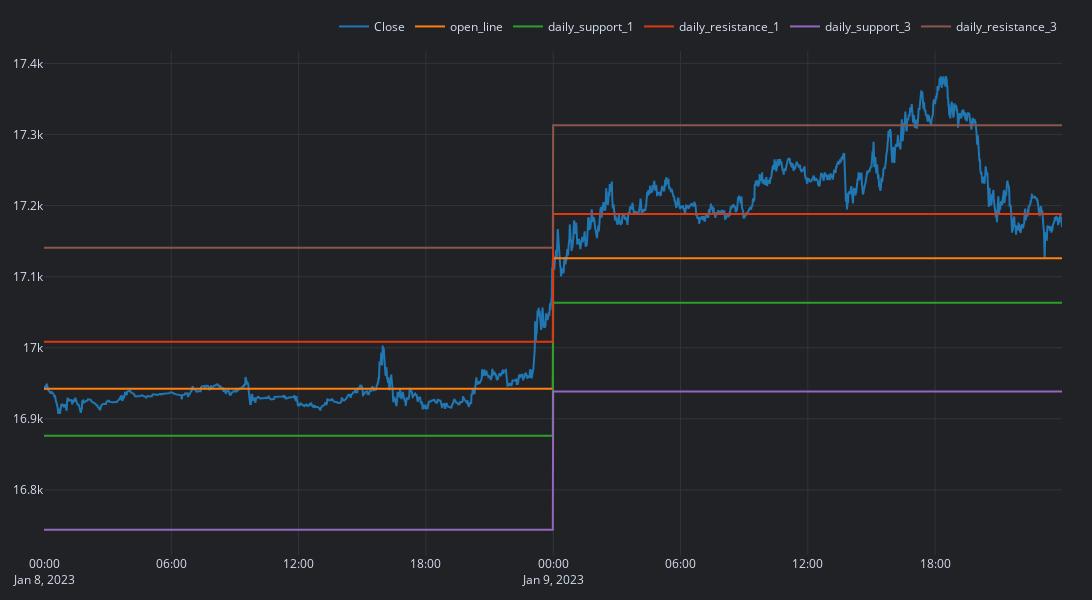

The cell this chart's notebook holds for it:
### Code cell
futures_w_sigmas.loc[day:'2023-01-09'][['Close','open_line', 'daily_support_1', 'daily_resistance_1', 'daily_support_3', 'daily_resistance_3']].vbt.plot().show()

### Figure 1 — Plotly figure (JSON) as saved in the notebook; plotly's stock layout.template omitted (floating-point values rounded to 4 significant figures; data arrays with more than 128 entries replaced by an {"elided": "..."} marker saying what was removed)
{"data": [{"name": "Close", "showlegend": true, "type": "scatter", "uid": "ec36fd1f-1104-4412-aeef-241d57e9253e", "x": {"elided": "2880 str values"}, "y": {"elided": "2880 float values"}}, {"name": "open_line", "showlegend": true, "type": "scatter", "uid": "a0fb1244-5f14-47e1-ad60-1e50c5de3bfd", "x": {"elided": "2880 str values"}, "y": {"elided": "2880 float values"}}, {"name": "daily_support_1", "showlegend": true, "type": "scatter", "uid": "746efb93-e8e3-45f1-b8cc-38a908c4bde3", "x": {"elided": "2880 str values"}, "y": {"elided": "2880 float values"}}, {"name": "daily_resistance_1", "showlegend": true, "type": "scatter", "uid": "e138051d-d4d9-469f-a4c1-2fd850321e79", "x": {"elided": "2880 str values"}, "y": {"elided": "2880 float values"}}, {"name": "daily_support_3", "showlegend": true, "type": "scatter", "uid": "bebdbece-2a0e-4581-821e-89f388d03881", "x": {"elided": "2880 str values"}, "y": {"elided": "2880 float values"}}, {"name": "daily_resistance_3", "showlegend": true, "type": "scatter", "uid": "a202970d-54e5-4d9c-bb50-2d91d16d98e8", "x": {"elided": "2880 str values"}, "y": {"elided": "2880 float values"}}], "layout": {"height": 600, "legend": {"orientation": "h", "traceorder": "normal", "x": 1, "xanchor": "right", "y": 1.02, "yanchor": "bottom"}, "margin": {"b": 30, "l": 30, "r": 30, "t": 30}, "width": 1500}}
